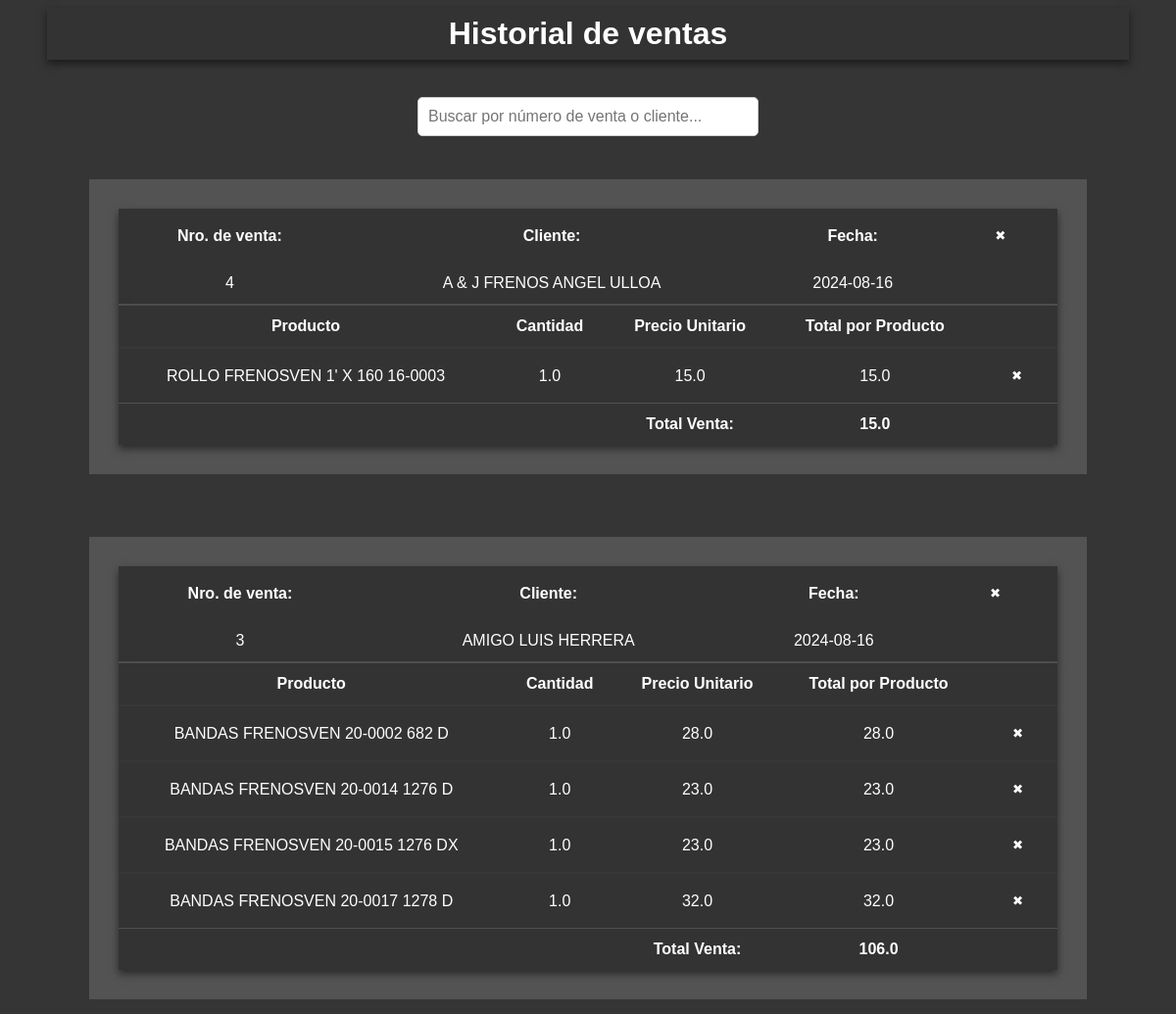
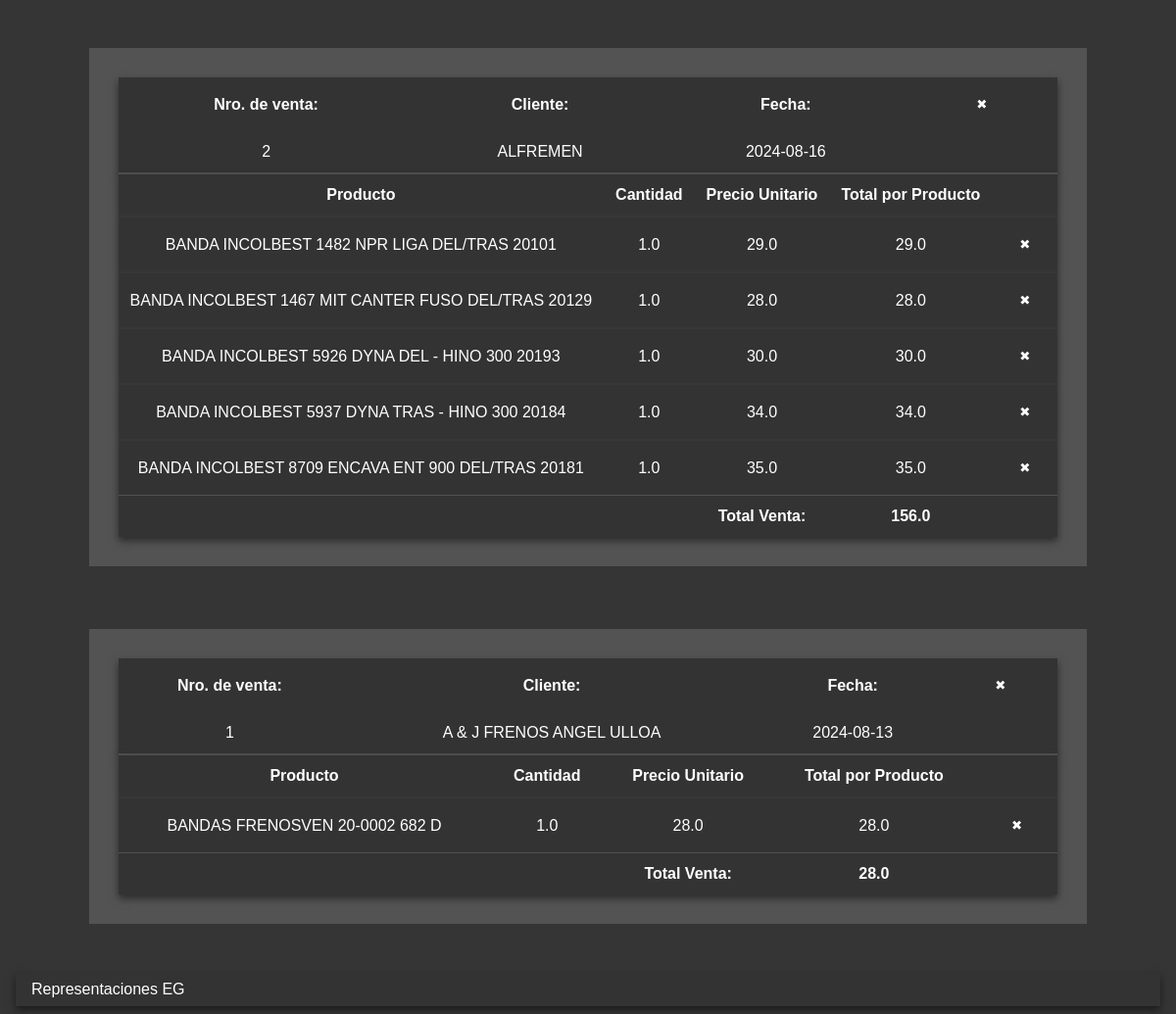
Page /historial_ventas/historial_ventas on the committed database (2 pictures, top to bottom).
### tables this page shows
CREATE TABLE Ventas (
    id INTEGER PRIMARY KEY AUTOINCREMENT,
    numero_venta INTEGER,
    cliente TEXT,
    producto TEXT,
    cantidad INTEGER,
    precio REAL,
    costo REAL,
    fecha DATE,
    FOREIGN KEY (cliente) REFERENCES "clientes_antiguo"(nombre_cliente)
);

### routes/ventas/subfunciones/historial_ventas.py (the view)
@historial_ventas_bp.route('/historial_ventas')
def historial_ventas():
    db = get_db()
    cursor = db.execute('SELECT id, numero_venta, cliente, fecha, producto, cantidad, precio FROM Ventas ORDER BY numero_venta')
    ventas = cursor.fetchall()
    for venta in ventas:
        id = venta['id']
    ventas_agrupadas = []
    current_numero_venta = None
    venta_actual = None
    for venta in ventas:
        if venta['numero_venta'] != current_numero_venta:
            if venta_actual:
                total_venta = sum(producto['cantidad'] * producto['precio'] for producto in venta_actual['productos'])
                venta_actual['total_venta'] = total_venta
                ventas_agrupadas.append(venta_actual)
            venta_actual = {
                'numero_venta': venta['numero_venta'],
                'cliente': venta['cliente'],
                'fecha': venta['fecha'],
                'productos': []
            }
            current_numero_venta = venta['numero_venta']
        try:
            cantidad = float(venta['cantidad']) if venta['cantidad'] else 0.0
        except ValueError:
            cantidad = 0.0
        try:
            precio = float(venta['precio']) if venta['precio'] else 0.0
        except ValueError:
            precio = 0.0
        venta_actual['productos'].append({
            'id': venta['id'],
            'producto': venta['producto'],
            'cantidad': cantidad,  # Convertir a float
            'precio': precio  # Convertir a float
        })
    if venta_actual:
        total_venta = sum(float(producto['cantidad']) * float(producto['precio']) for producto in venta_actual['productos'])
        venta_actual['total_venta'] = total_venta
        ventas_agrupadas.append(venta_actual)
    return render_template('/ventas/historial_ventas.html', ventas=ventas_agrupadas)

### app.py (called while the page is built)
def create_app():
    app = Flask(__name__, template_folder='templates')
    app.config['SECRET_KEY'] = cargar_clave_secreta()
    @app.before_request
    def before_request():
        g.db = get_db()
    @app.teardown_appcontext
    def teardown_appcontext(error):
        close_db(error)
    @app.route('/')
    def index():
        return render_template('index.html')
    app.register_blueprint(ventas_bp)
    app.register_blueprint(compras_bp)
    app.register_blueprint(clientes_bp)
    app.register_blueprint(inventario_bp)
    return app

### routes/database.py (called while the page is built)
def get_db():
    if 'db' not in g:
        g.db = sqlite3.connect(DATABASE)
        g.db.row_factory = sqlite3.Row
    return g.db

### templates/ventas/historial_ventas.html (shortened to what this page needs)
<!DOCTYPE html>
<html lang="en">
<head>
    <link rel="stylesheet" href="//code.jquery.com/ui/1.12.1/themes/base/jquery-ui.css">
    <link rel="stylesheet" href="/static/css/global/style.css">
</head>
<body>
    <header>
        <h1>Historial de ventas</h1>
    </header>
    <main>
        <input type="text" id="buscador" placeholder="Buscar por número de venta o cliente...">
        <div class="contenedor-ventas">
            {% for venta in ventas | reverse%}
            <section class="contenedor">
                    <table class="info-cliente">
                        <thead>
                            <tr>
                                <th><strong>Nro. de venta:</strong></th>
                                <th><strong>Cliente:</strong></th>
                                <th><strong>Fecha:</strong></th>
                                <th><button class="eliminar-venta" title="Eliminar Venta" data-venta-id="{{ venta.numero_venta }}">&#x2716;</button></th>
                            </tr>
                        </thead>
                        <tbody>
                            <td>{{ venta.numero_venta }}</td>
                            <td>{{ venta.cliente }}</td>
                            <td>{{ venta.fecha }}</td>
                            <td></td>
                        </tbody>
                    </table>
                    <table class="info-productos">
                        <thead>
                            <tr class="info-productos-head">
                                <th>Producto</th>
                                <th>Cantidad</th>
                                <th>Precio Unitario</th>
                                <th>Total por Producto</th>
                                <th></th>
                            </tr>
                        </thead>
                        <tbody>
                            {% for producto in venta.productos %}
                            <tr class="info-productos-body">
                                <td>{{ producto.producto }}</td>
                                <td>{{ producto.cantidad }}</td>
                                <td>{{ producto.precio }}</td>
                                <td>{{ producto.cantidad * producto.precio }}</td>
                                <td>
                                    <button class="eliminar-producto" title="Eliminar Producto" data-venta-id="{{ venta.numero_venta }}" data-producto-id="{{ producto.id }}">&#x2716;</button>
                                </td>
                            </tr>
                            {% endfor %}
                        </tbody>
                        <tfoot>
                            <tr class="total-venta-row">
                                <td></td>
                                <td></td>
                                <td><strong>Total Venta:</strong></td>
                                <td><strong>{{ venta.total_venta }}</strong></td>
                                <td></td>
                            </tr>
                        </tfoot>
                    </table>
            </section>
            {% endfor %}
        </div>
    </main>
    <footer>
        <span>Representaciones EG</span>
    </footer>
</body>
</html>

### static/css/global/style.css (style rules this page uses)
* { margin: 0; padding: 0; box-sizing: border-box; }
body { font-family: Arial, sans-serif; margin: 0; padding: 0; display: flex; flex-direction: column; min-height: 100vh; background-color: rgba(51, 51, 51, 0.99) }
header { padding: 0.5rem 10rem; margin: 0.5rem 3rem; background-color: #333; color: white; text-align: center; font-size: 1rem; box-shadow: 0 4px 8px rgba(0, 0, 0, 0.5); }
main { flex: 1; display: flex; flex-direction: column; justify-content: center; align-items: center; padding: 10px 20px; }
footer { padding: 0.5rem 1rem; margin: 0.5rem 1rem; background-color: #333; color: white; text-align: left; box-shadow: 0 4px 8px rgba(0, 0, 0, 0.5); }

### static/css/components/formularios.css (style rules this page uses)
input[type="text"], input[type="date"] { width: 100%; padding: 0.5rem; margin-bottom: 0.75rem; border: 1px solid #ccc; border-radius: 5px; }

### static/css/components/tablas.css (style rules this page uses)
table { width: 100%; border-collapse: collapse; box-shadow: 0 4px 8px rgba(0, 0, 0, 0.5); }
table th, table td { color: white; background-color: #333 ; padding: 0.75rem; text-align: center; }
table th { background-color: #333; }
table td button, table th button { background-color: #333; color: white; border: none; padding: 0.5rem 1rem; cursor: pointer; border-radius: 5px; }

### static/css/layouts/botones.css (style rules this page uses)
button { cursor: pointer; color: white; max-width: 100%; background: #333; border-radius: 10px; transition: transform 0.15s, box-shadow 0.15s, background-color 0.6s; }

### static/css/sections/ventas/historial_ventas.css (style rules this page uses)
#buscador { width: 30%; padding: 10px; margin-top: 20px; font-size: 16px; border: 1px solid #ccc; border-radius: 5px; }
.contenedor-ventas { display: flex; flex-wrap: wrap; flex-direction: column; justify-content: space-between; }
.contenedor { flex: 1; margin: 2rem; border: 30px solid rgba(255, 255, 255, 0.15); }
.info-cliente { border-bottom: 2px solid rgba(255, 255, 255, 0.15); }
.info-productos-body { border-top: 2px solid rgba(255, 255, 255, 0.02); }
.total-venta-row { border-top: 1px solid rgba(255, 255, 255, 0.15); }

### rows in the picture
Ventas: numero_venta "4", cliente "A & J FRENOS ANGEL ULLOA", fecha "2024-08-16", producto "ROLLO FRENOSVEN 1' X 160 16-0003", cantidad "1.0", precio "15.0", producto.cantidad*producto.precio "15.0", total_venta "15.0"
Ventas: numero_venta "3", cliente "AMIGO LUIS HERRERA", fecha "2024-08-16", producto "BANDAS FRENOSVEN 20-0002 682 D", cantidad "1.0", precio "28.0", producto.cantidad*producto.precio "28.0", total_venta "106.0"
Ventas: producto "BANDAS FRENOSVEN 20-0014 1276 D", cantidad "1.0", precio "23.0", producto.cantidad*producto.precio "23.0"
Ventas: producto "BANDAS FRENOSVEN 20-0015 1276 DX", cantidad "1.0", precio "23.0", producto.cantidad*producto.precio "23.0"
Ventas: producto "BANDAS FRENOSVEN 20-0017 1278 D", cantidad "1.0", precio "32.0", producto.cantidad*producto.precio "32.0"
Ventas: numero_venta "2", cliente "ALFREMEN", fecha "2024-08-16", producto "BANDA INCOLBEST 1482 NPR LIGA DEL/TRAS 20101", cantidad "1.0", precio "29.0", producto.cantidad*producto.precio "29.0", total_venta "156.0"
Ventas: producto "BANDA INCOLBEST 1467 MIT CANTER FUSO DEL/TRAS 20129", cantidad "1.0", precio "28.0", producto.cantidad*producto.precio "28.0"
Ventas: producto "BANDA INCOLBEST 5926 DYNA DEL - HINO 300 20193", cantidad "1.0", precio "30.0", producto.cantidad*producto.precio "30.0"
Ventas: producto "BANDA INCOLBEST 5937 DYNA TRAS - HINO 300 20184", cantidad "1.0", precio "34.0", producto.cantidad*producto.precio "34.0"
Ventas: producto "BANDA INCOLBEST 8709 ENCAVA ENT 900 DEL/TRAS 20181", cantidad "1.0", precio "35.0", producto.cantidad*producto.precio "35.0"
Ventas: numero_venta "1", cliente "A & J FRENOS ANGEL ULLOA", fecha "2024-08-13", producto "BANDAS FRENOSVEN 20-0002 682 D", cantidad "1.0", precio "28.0", producto.cantidad*producto.precio "28.0", total_venta "28.0"
